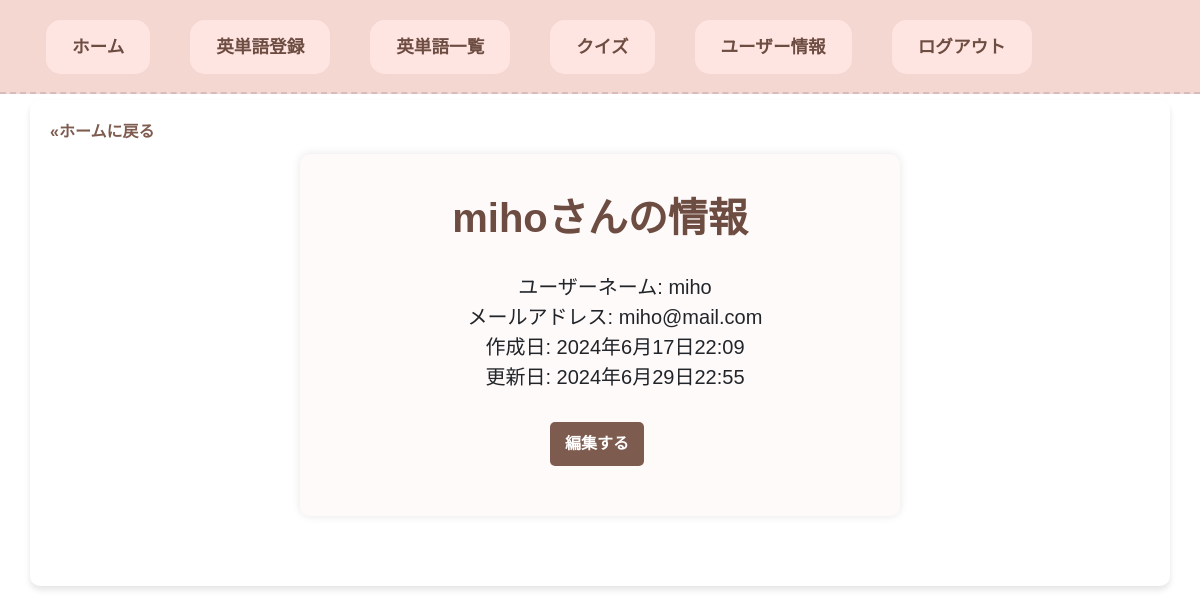
/accounts/user_detail/ (signed in), run on the app's committed database.
### accounts/models.py (models this page shows, shortened)
class Users(AbstractBaseUser, PermissionsMixin):
    username = models.CharField(max_length=100, unique=True)
    email = models.EmailField(max_length=255)
    is_active = models.BooleanField(default=True)
    create_at = models.DateTimeField(auto_now_add=True)  # auto_now_addはオブジェクトが最初に作成されるとき、自動的にフィールドに現在の日付をセットします。
    update_at = models.DateTimeField(auto_now=True)  # auto_nowはオブジェクトが保存される度に自動的に現在の日付をセットします。
    objects = UserManager()
    USERNAME_FIELD = "username"  # ユーザーを一意に識別するフィールドの指定

### accounts/views.py (the view)
# urls.py: path('user_detail/', UserDetailView.as_view(), name='user_detail'),
class UserDetailView(LoginRequiredMixin, DetailView):
    model = Users
    context_object_name = 'user_detail'
    template_name = 'accounts/user_detail.html'
    def get_object(self):  # ログイン中のユーザーを呼び出してます
        return self.request.user

### templates/accounts/user_detail.html (shortened to what this page needs)
{% extends 'base.html' %}
{% load static %}
{% block content %}
<a class="back-home" href="{% url 'vocabularies:home' %}">«ホームに戻る</a>
<div class="user-detail">
  <h1 id="username">{{ user_detail.username }}さんの情報</h1>
  <p class="detail">ユーザーネーム: {{ user_detail.username }}</p>
  <p class="detail">メールアドレス: {{ user_detail.email }}</p>
  <p class="detail">作成日: {{ user_detail.create_at }}</p>
  <p class="detail">更新日: {{ user_detail.update_at }}</p>
  <a class="user-edit" href="{% url 'accounts:user_update' %}">編集する</a>
</div>
{% endblock %}

### static/vocabularies/css/base.css (style rules this page uses)
html, body, div, span, object, iframe, h1, h2, h3, h4, h5, h6, p, blockquote, pre, abbr, address, cite, code, del, dfn, em, img, ins, kbd, q, samp, small, strong, sub, sup, var, b, i, dl, dt, dd, ol, ul, li, fieldset, form, label, legend, table, caption, tbody, tfoot, thead, tr, th, td, article, aside, canvas, details, figcaption, figure, footer, header, hgroup, menu, nav, section, summary, time, mark, audio, video { margin:0; padding:0; border:0; outline:0; font-size:100%; vertical-align:baseline; background:transparent; }
a { margin:0; padding:0; font-size:100%; vertical-align:baseline; background:transparent; }
body { font-family: 'Arial', sans-serif; background-color: #ceab6f; margin-top: 0; padding: 0; }

### static/vocabularies/css/home.css (style rules this page uses)
html, body, div, span, object, iframe, h1, h2, h3, h4, h5, h6, p, blockquote, pre, abbr, address, cite, code, del, dfn, em, img, ins, kbd, q, samp, small, strong, sub, sup, var, b, i, dl, dt, dd, ol, ul, li, fieldset, form, label, legend, table, caption, tbody, tfoot, thead, tr, th, td, article, aside, canvas, details, figcaption, figure, footer, header, hgroup, menu, nav, section, summary, time, mark, audio, video { margin:0; padding:0; border:0; outline:0; font-size:100%; vertical-align:baseline; background:transparent; }
a { margin:0; padding:0; font-size:100%; vertical-align:baseline; background:transparent; }

### static/vocabularies/css/vocabulary_regist.css (style rules this page uses)
html, body, div, span, object, iframe, h1, h2, h3, h4, h5, h6, p, blockquote, pre, abbr, address, cite, code, del, dfn, em, img, ins, kbd, q, samp, small, strong, sub, sup, var, b, i, dl, dt, dd, ol, ul, li, fieldset, form, label, legend, table, caption, tbody, tfoot, thead, tr, th, td, article, aside, canvas, details, figcaption, figure, footer, header, hgroup, menu, nav, section, summary, time, mark, audio, video { margin:0; padding:0; border:0; outline:0; font-size:100%; vertical-align:baseline; background:transparent; }
a { margin:0; padding:0; font-size:100%; vertical-align:baseline; background:transparent; }
.back-home { display: flex; color: #6d4c41; border-radius: 5px; align-items: center; text-decoration: none; font-weight: bold; transition: background-color 0.3s; }

### static/vocabularies/css/vocabulary_list.css (style rules this page uses)
html, body, div, span, object, iframe, h1, h2, h3, h4, h5, h6, p, blockquote, pre, abbr, address, cite, code, del, dfn, em, img, ins, kbd, q, samp, small, strong, sub, sup, var, b, i, dl, dt, dd, ol, ul, li, fieldset, form, label, legend, table, caption, tbody, tfoot, thead, tr, th, td, article, aside, canvas, details, figcaption, figure, footer, header, hgroup, menu, nav, section, summary, time, mark, audio, video { margin:0; padding:0; border:0; outline:0; font-size:100%; vertical-align:baseline; background:transparent; }
a { margin:0; padding:0; font-size:100%; vertical-align:baseline; background:transparent; }
.back-home { text-align: left; font-weight: bold; }

### static/vocabularies/css/vocabulary_update.css (style rules this page uses)
html, body, div, span, object, iframe, h1, h2, h3, h4, h5, h6, p, blockquote, pre, abbr, address, cite, code, del, dfn, em, img, ins, kbd, q, samp, small, strong, sub, sup, var, b, i, dl, dt, dd, ol, ul, li, fieldset, form, label, legend, table, caption, tbody, tfoot, thead, tr, th, td, article, aside, canvas, details, figcaption, figure, footer, header, hgroup, menu, nav, section, summary, time, mark, audio, video { margin:0; padding:0; border:0; outline:0; font-size:100%; vertical-align:baseline; background:transparent; }
a { margin:0; padding:0; font-size:100%; vertical-align:baseline; background:transparent; }

### static/vocabularies/css/quiz.css (style rules this page uses)
html, body, div, span, object, iframe, h1, h2, h3, h4, h5, h6, p, blockquote, pre, abbr, address, cite, code, del, dfn, em, img, ins, kbd, q, samp, small, strong, sub, sup, var, b, i, dl, dt, dd, ol, ul, li, fieldset, form, label, legend, table, caption, tbody, tfoot, thead, tr, th, td, article, aside, canvas, details, figcaption, figure, footer, header, hgroup, menu, nav, section, summary, time, mark, audio, video { margin:0; padding:0; border:0; outline:0; font-size:100%; vertical-align:baseline; background:transparent; }
a { margin:0; padding:0; font-size:100%; vertical-align:baseline; background:transparent; }
.back-home { display: flex; color: #6d4c41; border-radius: 5px; align-items: center; text-decoration: none; font-weight: bold; transition: background-color 0.3s; }

### data on the page
Users: username "miho", email "miho@mail.com", create_at "2024年6月17日22:09", update_at "2024年6月29日22:55"
